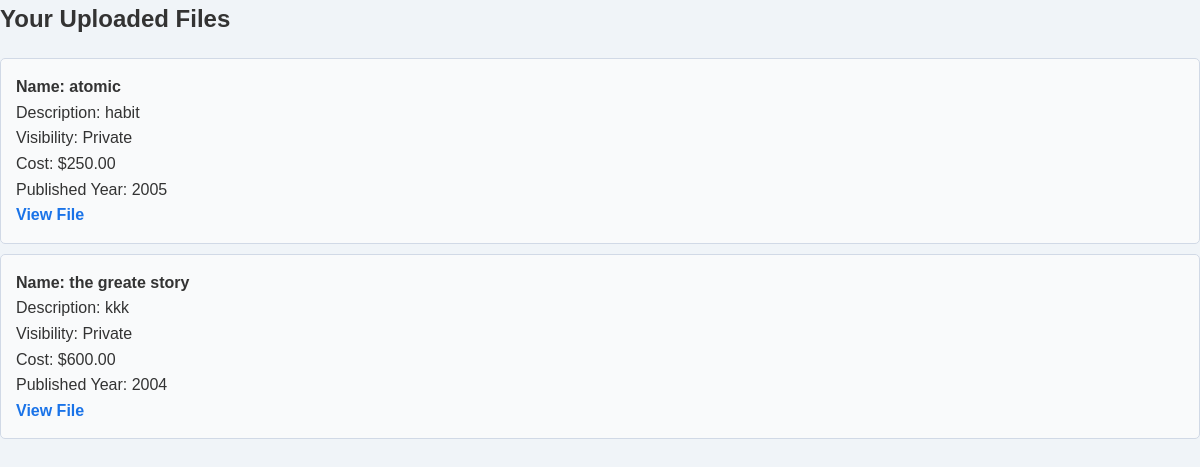
The page /accounts/uploaded-files/ (signed in) on the database its author committed.
### accounts/models.py (models this page shows, shortened)
class UploadedFiles(models.Model):
    user = models.ForeignKey(settings.AUTH_USER_MODEL,on_delete=models.CASCADE,related_name="uploaded_files")
    title = models.CharField(max_length=200)
    description = models.TextField(blank=True,null=True)
    Visibility = models.BooleanField(default=True)
    file = models.FileField(upload_to='upload_files/', null=False, blank=False)
    cost = models.DecimalField(max_digits=10,decimal_places=2,default=0.00)
    year_of_published = models.PositiveBigIntegerField(null=True,blank=True)
    uploaded_at = models.DateTimeField(auto_now_add=True)

### accounts/views.py (the view)
# urls.py: path('uploaded-files/', views.uploaded_files, name = 'uploaded_files'),
@login_required
def uploaded_files(request):
    files = UploadedFiles.objects.filter(user=request.user)
    return render(request,'accounts/uploaded_files.html',{'files':files})

### accounts/templates/accounts/uploaded_files.html (shortened to what this page needs)
{% load static %}
<html>
    <head>
        <link rel="stylesheet" href="{% static 'css/uploaded_files.css'%}">
    </head>
    <body>
        <h2> Your Uploaded Files </h2>
        <ul>
            {% for file in files %}
                <li>
                    <b>Name: {{ file.title }}</b><br>
                    Description: {{ file.description }}<br>
                    Visibility: {{ file.visibility|yesno:"Public,Private" }}<br>
                    Cost: ${{ file.cost }}<br>
                    Published Year: {{ file.year_of_published }}<br>
                    <a href="{{ file.file.url }}" >View File</a>
                </li>
            {% empty %}
                <li>No files uploaded yet.</li>
            {% endfor %}
        </ul>
    </body>
</html>

### static/css/uploaded_files.css (style rules this page uses)
body { font-family: Arial, sans-serif; background-color: #f0f4f8; margin: 0; padding: 0; line-height: 1.6; color: #333; }
ul { list-style-type: none; padding: 0; }
li { background: #f9fafb; margin: 10px 0; padding: 15px; border: 1px solid #d1d9e6; border-radius: 5px; transition: background-color 0.3s ease, transform 0.2s ease; }
li a { text-decoration: none; color: #1a73e8; font-weight: bold; border-bottom: 1px dashed transparent; transition: border-color 0.3s ease; }

### rows shown on the page
UploadedFiles: title "atomic", description "habit", visibility "Private", cost "250.00", year_of_published "2005"
UploadedFiles: title "the greate story", description "kkk", visibility "Private", cost "600.00", year_of_published "2004"
